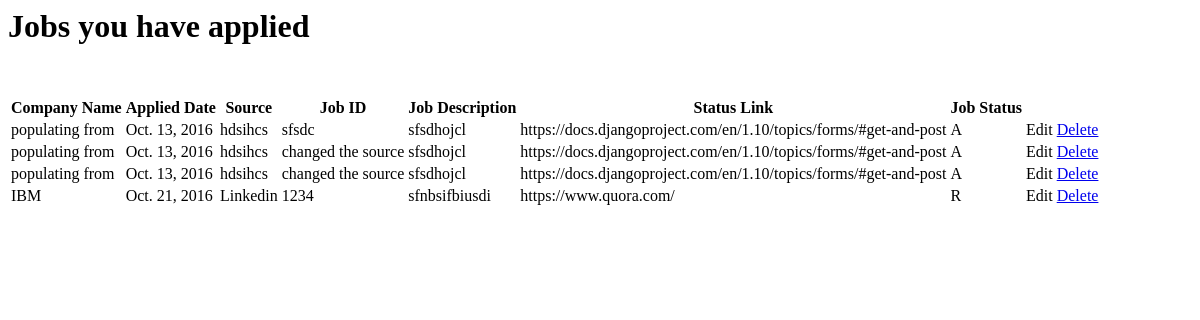
/jobtracker/getjobslist/ (signed in), run on an earlier commit of the app's database.
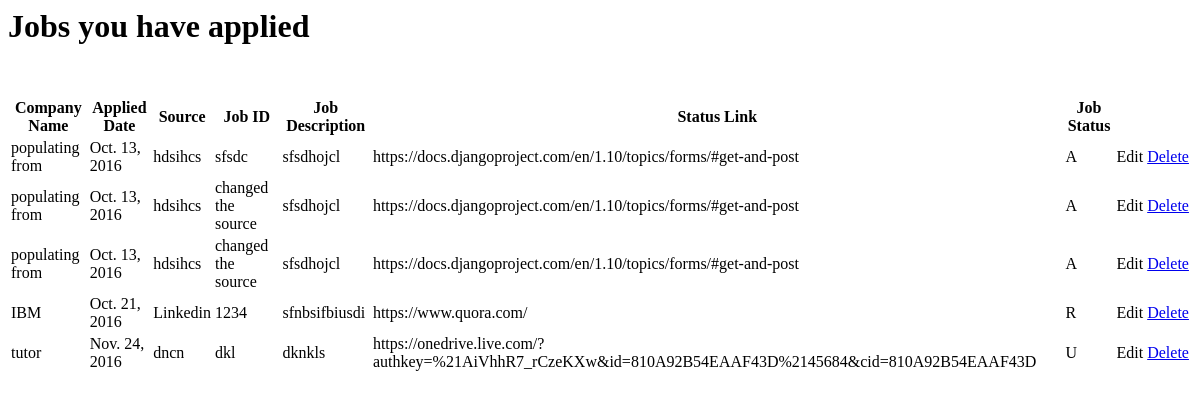
And on a later commit of the database.
### JobTracker/models.py (models this page shows, shortened)
class TJob(models.Model):
    companyName = models.CharField(max_length=50)
    appliedOn = models.DateField(help_text="Please use the following format:  YYYY-MM-DD")
    source = models.CharField(max_length=50)
    jobId = models.CharField(max_length=50, blank=True)
    jobDesc = models.CharField(max_length=200, blank=True)
    statusLink = models.URLField(max_length=200, blank=True)
    ACCEPT = "A"
    REJECT = "R"
    UNKNOWN = "U"
    myChoice = (
        (ACCEPT, 'accept'),
        (REJECT, "reject"),
        (UNKNOWN, "unknown")
    )
    result = models.CharField(max_length=1, choices=myChoice, default=UNKNOWN)
    user = models.ForeignKey(User)

### JobTracker/views.py (the view)
@login_required
def jobs_list(request):
    jobs = TJob.objects.filter(user_id=request.user)
    return render(request, 'JobTracker/_jobs_list.html', {'jobs': jobs})

### templates/JobTracker/_jobs_list.html (shortened to what this page needs)
<h1> Jobs you have applied</h1>
<div style="padding-top: 30px;">
    <table class="table table-striped" id="jobs_list">
        <thead>
        <tr>
            <th> Company Name</th>
            <th> Applied Date</th>
            <th> Source</th>
            <th> Job ID</th>
            <th> Job Description</th>
            <th> Status Link</th>
            <th> Job Status</th>
            <th></th>
            <th></th>
        </tr>
        </thead>
        {% for job in jobs %}
        <tr data={{ job.id }}>
            <td>
                {{ job.companyName }}
            </td>
            <td>
                {{ job.appliedOn }}
            </td>
            <td>
                {{ job.source }}
            </td>
            <td>
                {{ job.jobId }}
            </td>
            <td>
                {{ job.jobDesc }}
            </td>
            <td>
                {{ job.statusLink }}
            </td>
            <td>
                {{ job.result }}
            </td>
            <td>
                <a class="btn btn-default">Edit</a>
            </td>
            <td>
                <a class="btn btn-danger" href="deletejob/{{ job.id }}">Delete</a>
            </td>
        </tr>
        {% endfor %}
    </table>
</div>

What changed in the data, as far as the page shows it:
added TJob: companyName "tutor", appliedOn "Nov. 24, 2016", source "dncn", jobId "dkl", jobDesc "dknkls", statusLink "https://onedrive.live.com/?authkey=%21AiVhhR7_rCzeKXw&id=810A92B54EAAF43D%2145684&cid=810A92B54EAAF43D", result "U"
